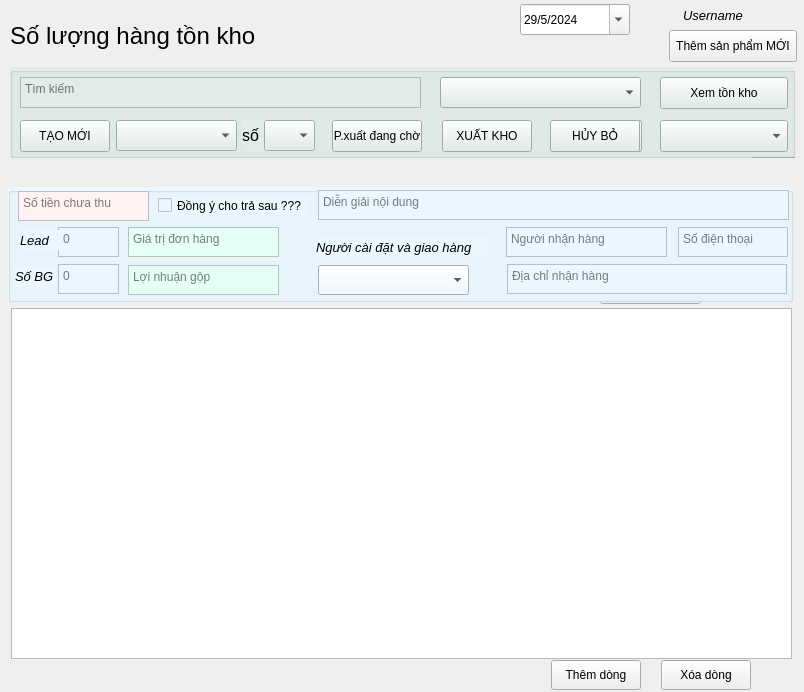
<?xml version="1.0" encoding="UTF-8"?>
<ui version="4.0">
 <class>NhapXuat</class>
 <widget class="QMainWindow" name="NhapXuat">
  <property name="geometry">
   <rect>
    <x>0</x>
    <y>0</y>
    <width>804</width>
    <height>692</height>
   </rect>
  </property>
  <property name="windowTitle">
   <string>MainWindow</string>
  </property>
  <widget class="QWidget" name="centralwidget">
   <widget class="QLabel" name="label_user">
    <property name="geometry">
     <rect>
      <x>683</x>
      <y>5</y>
      <width>111</width>
      <height>20</height>
     </rect>
    </property>
    <property name="font">
     <font>
      <pointsize>10</pointsize>
      <italic>true</italic>
     </font>
    </property>
    <property name="text">
     <string>Username</string>
    </property>
   </widget>
   <widget class="QDateEdit" name="dateEdit">
    <property name="geometry">
     <rect>
      <x>520</x>
      <y>4</y>
      <width>110</width>
      <height>31</height>
     </rect>
    </property>
    <property name="dateTime">
     <datetime>
      <hour>0</hour>
      <minute>0</minute>
      <second>0</second>
      <year>2024</year>
      <month>5</month>
      <day>29</day>
     </datetime>
    </property>
    <property name="maximumDateTime">
     <datetime>
      <hour>23</hour>
      <minute>59</minute>
      <second>59</second>
      <year>2026</year>
      <month>12</month>
      <day>31</day>
     </datetime>
    </property>
    <property name="minimumDateTime">
     <datetime>
      <hour>0</hour>
      <minute>0</minute>
      <second>0</second>
      <year>2024</year>
      <month>5</month>
      <day>14</day>
     </datetime>
    </property>
    <property name="minimumDate">
     <date>
      <year>2024</year>
      <month>5</month>
      <day>14</day>
     </date>
    </property>
    <property name="displayFormat">
     <string>d/M/yyyy</string>
    </property>
    <property name="calendarPopup">
     <bool>true</bool>
    </property>
    <property name="date">
     <date>
      <year>2024</year>
      <month>5</month>
      <day>29</day>
     </date>
    </property>
   </widget>
   <widget class="QLabel" name="label">
    <property name="geometry">
     <rect>
      <x>10</x>
      <y>20</y>
      <width>251</width>
      <height>31</height>
     </rect>
    </property>
    <property name="font">
     <font>
      <pointsize>18</pointsize>
     </font>
    </property>
    <property name="text">
     <string>Số lượng hàng tồn kho</string>
    </property>
   </widget>
   <widget class="QLabel" name="label_noti">
    <property name="geometry">
     <rect>
      <x>40</x>
      <y>167</y>
      <width>751</width>
      <height>20</height>
     </rect>
    </property>
    <property name="font">
     <font>
      <pointsize>11</pointsize>
      <italic>true</italic>
      <bold>true</bold>
     </font>
    </property>
    <property name="text">
     <string/>
    </property>
   </widget>
   <widget class="QPushButton" name="but_xoadong">
    <property name="geometry">
     <rect>
      <x>661</x>
      <y>660</y>
      <width>90</width>
      <height>30</height>
     </rect>
    </property>
    <property name="text">
     <string>Xóa dòng</string>
    </property>
   </widget>
   <widget class="QTableWidget" name="tableWidget">
    <property name="geometry">
     <rect>
      <x>11</x>
      <y>308</y>
      <width>781</width>
      <height>351</height>
     </rect>
    </property>
   </widget>
   <widget class="QPushButton" name="but_themdong">
    <property name="geometry">
     <rect>
      <x>551</x>
      <y>660</y>
      <width>90</width>
      <height>30</height>
     </rect>
    </property>
    <property name="text">
     <string>Thêm dòng</string>
    </property>
   </widget>
   <widget class="QPushButton" name="but_load_gia">
    <property name="geometry">
     <rect>
      <x>600</x>
      <y>274</y>
      <width>101</width>
      <height>30</height>
     </rect>
    </property>
    <property name="text">
     <string>Load đơn giá</string>
    </property>
   </widget>
   <widget class="QGroupBox" name="group_timkiem">
    <property name="geometry">
     <rect>
      <x>10</x>
      <y>67</y>
      <width>785</width>
      <height>91</height>
     </rect>
    </property>
    <property name="styleSheet">
     <string notr="true">background-color: rgb(224, 235, 234);</string>
    </property>
    <property name="title">
     <string/>
    </property>
    <widget class="QPushButton" name="but_tonkho">
     <property name="geometry">
      <rect>
       <x>650</x>
       <y>10</y>
       <width>128</width>
       <height>32</height>
      </rect>
     </property>
     <property name="text">
      <string>Xem tồn kho</string>
     </property>
    </widget>
    <widget class="QPushButton" name="but_save_phieu_nhap">
     <property name="geometry">
      <rect>
       <x>542</x>
       <y>53</y>
       <width>90</width>
       <height>32</height>
      </rect>
     </property>
     <property name="text">
      <string>SAVE</string>
     </property>
    </widget>
    <widget class="QTextEdit" name="textEdit">
     <property name="geometry">
      <rect>
       <x>10</x>
       <y>10</y>
       <width>401</width>
       <height>31</height>
      </rect>
     </property>
     <property name="placeholderText">
      <string>Tìm kiếm </string>
     </property>
    </widget>
    <widget class="QPushButton" name="but_duyet">
     <property name="enabled">
      <bool>true</bool>
     </property>
     <property name="geometry">
      <rect>
       <x>322</x>
       <y>53</y>
       <width>90</width>
       <height>32</height>
      </rect>
     </property>
     <property name="text">
      <string>P.xuất đang chờ</string>
     </property>
    </widget>
    <widget class="QPushButton" name="but_save_phieu_xuat">
     <property name="geometry">
      <rect>
       <x>542</x>
       <y>53</y>
       <width>90</width>
       <height>32</height>
      </rect>
     </property>
     <property name="text">
      <string>SAVE</string>
     </property>
    </widget>
    <widget class="QPushButton" name="but_huy_phieu_xuat">
     <property name="geometry">
      <rect>
       <x>540</x>
       <y>53</y>
       <width>90</width>
       <height>32</height>
      </rect>
     </property>
     <property name="text">
      <string>HỦY BỎ</string>
     </property>
    </widget>
    <widget class="QComboBox" name="combo_kho">
     <property name="geometry">
      <rect>
       <x>430</x>
       <y>10</y>
       <width>201</width>
       <height>31</height>
      </rect>
     </property>
    </widget>
    <widget class="QPushButton" name="but_phieumoi">
     <property name="geometry">
      <rect>
       <x>10</x>
       <y>53</y>
       <width>90</width>
       <height>32</height>
      </rect>
     </property>
     <property name="text">
      <string>TẠO MỚI</string>
     </property>
    </widget>
    <widget class="QPushButton" name="but_xuat_kho">
     <property name="geometry">
      <rect>
       <x>432</x>
       <y>53</y>
       <width>90</width>
       <height>32</height>
      </rect>
     </property>
     <property name="text">
      <string>XUẤT KHO</string>
     </property>
    </widget>
    <widget class="QPushButton" name="but_tonkho_2">
     <property name="geometry">
      <rect>
       <x>740</x>
       <y>90</y>
       <width>128</width>
       <height>32</height>
      </rect>
     </property>
     <property name="text">
      <string>Xem tồn kho</string>
     </property>
    </widget>
    <widget class="QComboBox" name="combo_sophieu">
     <property name="geometry">
      <rect>
       <x>254</x>
       <y>53</y>
       <width>51</width>
       <height>31</height>
      </rect>
     </property>
    </widget>
    <widget class="QLabel" name="label_so_phieu">
     <property name="geometry">
      <rect>
       <x>232</x>
       <y>53</y>
       <width>31</width>
       <height>31</height>
      </rect>
     </property>
     <property name="font">
      <font>
       <pointsize>12</pointsize>
      </font>
     </property>
     <property name="text">
      <string>số</string>
     </property>
    </widget>
    <widget class="QComboBox" name="comboBox_2">
     <property name="geometry">
      <rect>
       <x>106</x>
       <y>53</y>
       <width>121</width>
       <height>31</height>
      </rect>
     </property>
    </widget>
    <widget class="QComboBox" name="combo_cty">
     <property name="geometry">
      <rect>
       <x>650</x>
       <y>53</y>
       <width>128</width>
       <height>32</height>
      </rect>
     </property>
    </widget>
    <zorder>but_tonkho</zorder>
    <zorder>but_save_phieu_nhap</zorder>
    <zorder>textEdit</zorder>
    <zorder>but_duyet</zorder>
    <zorder>but_save_phieu_xuat</zorder>
    <zorder>but_huy_phieu_xuat</zorder>
    <zorder>combo_kho</zorder>
    <zorder>but_phieumoi</zorder>
    <zorder>but_xuat_kho</zorder>
    <zorder>but_tonkho_2</zorder>
    <zorder>label_so_phieu</zorder>
    <zorder>comboBox_2</zorder>
    <zorder>combo_sophieu</zorder>
    <zorder>combo_cty</zorder>
   </widget>
   <widget class="QGroupBox" name="group_xuatkho">
    <property name="geometry">
     <rect>
      <x>8</x>
      <y>187</y>
      <width>785</width>
      <height>115</height>
     </rect>
    </property>
    <property name="styleSheet">
     <string notr="true">background-color: rgb(234, 247, 255);</string>
    </property>
    <property name="title">
     <string/>
    </property>
    <widget class="QComboBox" name="combo_nguoi_thuc_hien">
     <property name="geometry">
      <rect>
       <x>310</x>
       <y>78</y>
       <width>151</width>
       <height>30</height>
      </rect>
     </property>
    </widget>
    <widget class="QTextEdit" name="text_nguoi_nhan_hang">
     <property name="geometry">
      <rect>
       <x>498</x>
       <y>40</y>
       <width>161</width>
       <height>30</height>
      </rect>
     </property>
     <property name="placeholderText">
      <string>Người nhận hàng</string>
     </property>
    </widget>
    <widget class="QTextEdit" name="text_sdt">
     <property name="geometry">
      <rect>
       <x>670</x>
       <y>40</y>
       <width>110</width>
       <height>30</height>
      </rect>
     </property>
     <property name="inputMethodHints">
      <set>Qt::ImhDigitsOnly</set>
     </property>
     <property name="placeholderText">
      <string>Số điện thoại</string>
     </property>
    </widget>
    <widget class="QTextEdit" name="text_noi_dung_xuat">
     <property name="geometry">
      <rect>
       <x>310</x>
       <y>3</y>
       <width>471</width>
       <height>30</height>
      </rect>
     </property>
     <property name="placeholderText">
      <string>Diễn giải nội dung</string>
     </property>
    </widget>
    <widget class="QTextEdit" name="text_gia_tri">
     <property name="geometry">
      <rect>
       <x>120</x>
       <y>40</y>
       <width>151</width>
       <height>30</height>
      </rect>
     </property>
     <property name="styleSheet">
      <string notr="true">background-color: rgb(230, 255, 245)</string>
     </property>
     <property name="readOnly">
      <bool>true</bool>
     </property>
     <property name="placeholderText">
      <string>Giá trị đơn hàng</string>
     </property>
    </widget>
    <widget class="QTextEdit" name="text_lead">
     <property name="geometry">
      <rect>
       <x>50</x>
       <y>40</y>
       <width>61</width>
       <height>30</height>
      </rect>
     </property>
     <property name="placeholderText">
      <string>0</string>
     </property>
    </widget>
    <widget class="QTextEdit" name="text_so_bg">
     <property name="geometry">
      <rect>
       <x>50</x>
       <y>77</y>
       <width>61</width>
       <height>30</height>
      </rect>
     </property>
     <property name="placeholderText">
      <string>0</string>
     </property>
    </widget>
    <widget class="QLabel" name="label_user_2">
     <property name="geometry">
      <rect>
       <x>12</x>
       <y>43</y>
       <width>41</width>
       <height>20</height>
      </rect>
     </property>
     <property name="font">
      <font>
       <pointsize>10</pointsize>
       <italic>true</italic>
      </font>
     </property>
     <property name="text">
      <string>Lead</string>
     </property>
    </widget>
    <widget class="QLabel" name="label_user_3">
     <property name="geometry">
      <rect>
       <x>7</x>
       <y>79</y>
       <width>41</width>
       <height>20</height>
      </rect>
     </property>
     <property name="font">
      <font>
       <pointsize>10</pointsize>
       <italic>true</italic>
      </font>
     </property>
     <property name="text">
      <string>Số BG</string>
     </property>
    </widget>
    <widget class="QTextEdit" name="text_dia_chi">
     <property name="geometry">
      <rect>
       <x>499</x>
       <y>77</y>
       <width>280</width>
       <height>30</height>
      </rect>
     </property>
     <property name="layoutDirection">
      <enum>Qt::RightToLeft</enum>
     </property>
     <property name="placeholderText">
      <string>Địa chỉ nhận hàng</string>
     </property>
    </widget>
    <widget class="QTextEdit" name="text_profit">
     <property name="geometry">
      <rect>
       <x>120</x>
       <y>78</y>
       <width>151</width>
       <height>30</height>
      </rect>
     </property>
     <property name="styleSheet">
      <string notr="true">background-color: rgb(230, 255, 245)</string>
     </property>
     <property name="readOnly">
      <bool>true</bool>
     </property>
     <property name="placeholderText">
      <string>Lợi nhuận gộp</string>
     </property>
    </widget>
    <widget class="QLabel" name="label_user_4">
     <property name="geometry">
      <rect>
       <x>308</x>
       <y>50</y>
       <width>171</width>
       <height>20</height>
      </rect>
     </property>
     <property name="font">
      <font>
       <pointsize>10</pointsize>
       <italic>true</italic>
      </font>
     </property>
     <property name="text">
      <string>Người cài đặt và giao hàng</string>
     </property>
    </widget>
    <widget class="QTextEdit" name="text_cong_no">
     <property name="geometry">
      <rect>
       <x>10</x>
       <y>4</y>
       <width>131</width>
       <height>30</height>
      </rect>
     </property>
     <property name="styleSheet">
      <string notr="true">background-color: rgb(255, 242, 243);</string>
     </property>
     <property name="readOnly">
      <bool>true</bool>
     </property>
     <property name="placeholderText">
      <string>Số tiền chưa thu</string>
     </property>
    </widget>
    <widget class="QCheckBox" name="checkBox">
     <property name="geometry">
      <rect>
       <x>150</x>
       <y>10</y>
       <width>151</width>
       <height>17</height>
      </rect>
     </property>
     <property name="text">
      <string>Đồng ý cho trả sau ???</string>
     </property>
    </widget>
   </widget>
   <widget class="QPushButton" name="but_sp_moi">
    <property name="geometry">
     <rect>
      <x>669</x>
      <y>30</y>
      <width>128</width>
      <height>32</height>
     </rect>
    </property>
    <property name="text">
     <string>Thêm sản phẩm MỚI</string>
    </property>
   </widget>
   <zorder>group_timkiem</zorder>
   <zorder>label_user</zorder>
   <zorder>dateEdit</zorder>
   <zorder>label</zorder>
   <zorder>label_noti</zorder>
   <zorder>tableWidget</zorder>
   <zorder>but_themdong</zorder>
   <zorder>but_load_gia</zorder>
   <zorder>but_xoadong</zorder>
   <zorder>group_xuatkho</zorder>
   <zorder>but_sp_moi</zorder>
  </widget>
 </widget>
 <resources/>
 <connections/>
</ui>
